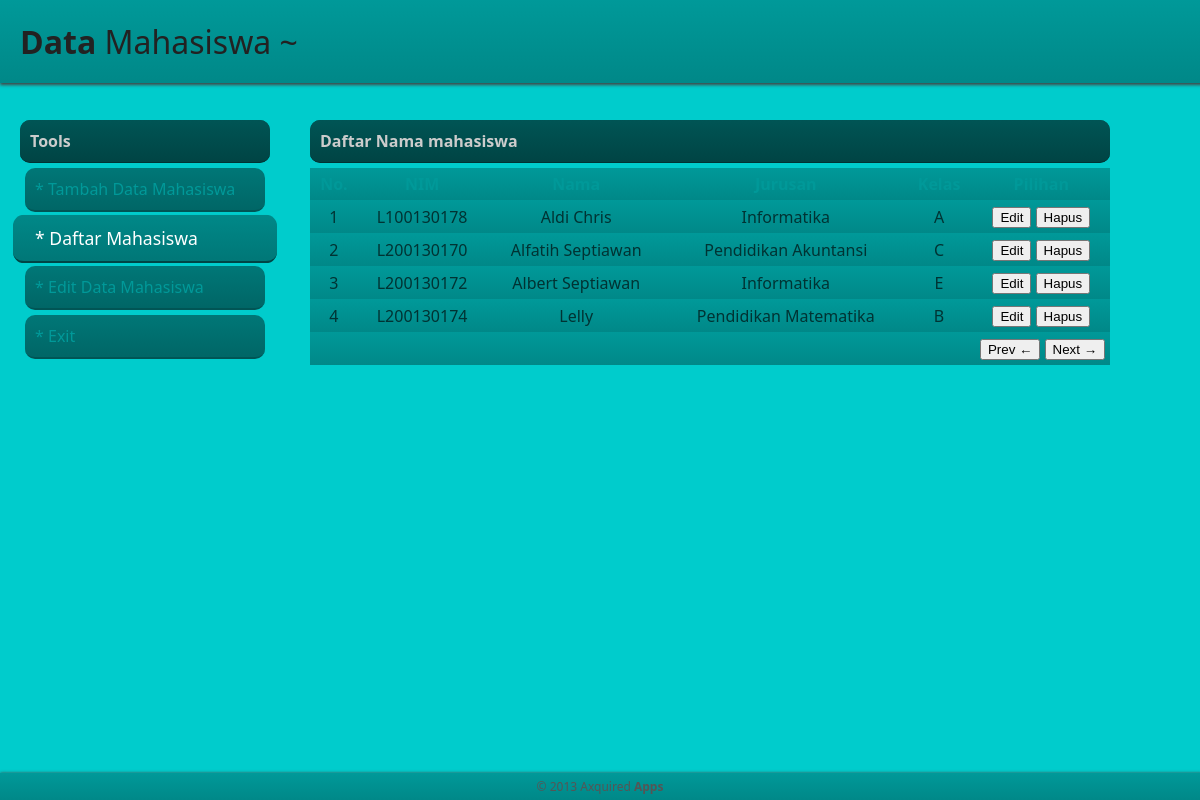
/front.php, run on the app's committed database.
### tables this page shows
CREATE TABLE IF NOT EXISTS `mhs` (
  `id` int(3) NOT NULL,
  `nim` varchar(11) NOT NULL,
  `nama` varchar(30) NOT NULL,
  `jurusan` varchar(30) NOT NULL,
  `kelas` varchar(2) NOT NULL
);

### inc/viewData.php (the view, shortened to what this page needs)
<span>Daftar Nama mahasiswa</span>
<?php echo("
    <table width='100%' border='0' cellspacing='0' cellpadding='5'>
      <thead>
        <th>No.</th>
        <th>NIM</th>
        <th>Nama</th>
        <th>Jurusan</th>
        <th>Kelas</th>
        <th>Pilihan</th>
      </thead>
      <tbody>
      ");
      $q = mysql_query("SELECT * FROM mhs ORDER BY nim ASC");
      $num = 1;
      while ($dat = mysql_fetch_array($q)){
      echo("
      <tr>
        <td align=center>".$num++."</td>
        <td align=center>$dat[nim]</td>
        <td align=center>$dat[nama]</td>
        <td align=center>$dat[jurusan]</td>
        <td align=center>$dat[kelas]</td>
        <td align=center><a href=?n=editData&idEdit=$dat[id]><button>Edit</button></a> <a href=?n=delData&idDel=$dat[id]&nama=$dat[nama]><button>Hapus</button></a></td>
      </tr>
      ");
      }
      echo("
      <tr>
        <td colspan=6 align=right><button>Prev &larr;</button> <button>Next &rarr;</button></td>
      </tr>
      </tbody>
    </table>
"); ?>

### front.php (shortened to what this page needs)
<!DOCTYPE html>
<html xmlns="http://www.w3.org/1999/xhtml">
<head>
<link href="defaultCSS.css" rel="stylesheet" type="text/css">
</head>
<body>
	<div id="headTop"><strong>Data</strong> Mahasiswa ~</div>
    <div id="contenMid">
    	<div class="leftMenu">
        	<span>Tools</span>
        	<a id="menuU" class="addData" href="?n=addData"> Tambah Data Mahasiswa</a>
        	<a id="menuU" class="viewData" href="?n=viewData"> Daftar Mahasiswa</a>
        	<a id="menuU" class="editData" href="#"> Edit Data Mahasiswa</a>
        	<a id="menuU" class="exit" href="./"> Exit</a>
        </div>
        <div class="rightContent">
        	<?php
				$nmFile = $_GET[n];
				if(isset($nmFile)){
					include("inc/".$nmFile.".php");
				}else{
					include("inc/viewData.php");
				}
			?>
        </div>
    </div>
    <div id="signFoot">&copy; 2013 Axquired <strong>Apps</strong></div>
</body>
</html>

### defaultCSS.css (style rules this page uses)
body { margin:0; padding:0; background-color:#00CCCC; font-family:"Segoe UI", "Trebuchet MS", Verdana; }
div#headTop, div#signFoot { background-image:-moz-linear-gradient(bottom, #008888, #009999); background-image:-webkit-linear-gradient(bottom, #008888, #009999); box-shadow:1px 1px 3px 1px #444; background-color:#009999; width:100%; color: #555; }
div#headTop { position:fixed; top:0; padding: 20px; padding-right:0; font-size:32px; }
div#signFoot { position:absolute; bottom:0; padding-top: 5px; padding-bottom: 5px; font-size:12px; text-align:center; }
div#contenMid { padding:20px; margin-top:100px; font-size:16px; }
div#contenMid .leftMenu, div#contenMid .rightContent { min-height:100px; display:inline; float:left; }
.leftMenu { width:250px; }
.leftMenu > span, .leftMenu > a, .rightContent > span { display:block; padding:10px; border-radius: 10px; }
div#contenMid .leftMenu span, div#contenMid .rightContent span { background-image:-moz-linear-gradient(top, #005555, #004444); background-image:-webkit-linear-gradient(top, #005555, #004444); background-color:#005555; color:#CCC; border-bottom:#003333 1px solid; margin-bottom:5px; font-weight:bold; }
div#contenMid .leftMenu a#menuU { text-decoration:none; margin:5px; -moz-transition: all 0.26s ease-out; -webkit-transition: all 0.26s ease-out; }
a.addData, a.viewData, a.editData, a.exit { border-bottom:#005555 2px solid; background-image:-moz-linear-gradient(top, #007777, #006666); background-image:-webkit-linear-gradient(top, #007777, #006666); color: #009999; }
div#contenMid .leftMenu a#menuU:before { content: ' *'; }
div#contenMid .leftMenu a#menuU:hover, a.active { color:#FFF; -moz-transform:scale(1.1); -webkit-transform:scale(1.1); padding-left:20px; border-color:#004444; background-image:-moz-linear-gradient(top, #008888, #007777); background-image:-webkit-linear-gradient(top, #008888, #007777); }
div#contenMid .rightContent { width:800px; margin-left:30px; padding:10px; padding-top:0; }
.rightContent table thead { color: #009999; background-image:-moz-linear-gradient(top, #006666, #005555); background-image:-webkit-linear-gradient(top, #009999, #008888); }
.rightContent table tbody tr { color:#003333; background-image:-moz-linear-gradient(top, #009999, #008888); background-image:-webkit-linear-gradient(top, #009999, #008888); text-transform:capitalize; }

### data on the page
mhs: nim "L100130178", nama "Aldi Chris", jurusan "Informatika", kelas "A"
mhs: nim "L200130170", nama "Alfatih Septiawan", jurusan "Pendidikan Akuntansi", kelas "C"
mhs: nim "L200130172", nama "Albert Septiawan", jurusan "Informatika", kelas "E"
mhs: nim "L200130174", nama "Lelly", jurusan "Pendidikan Matematika", kelas "B"
